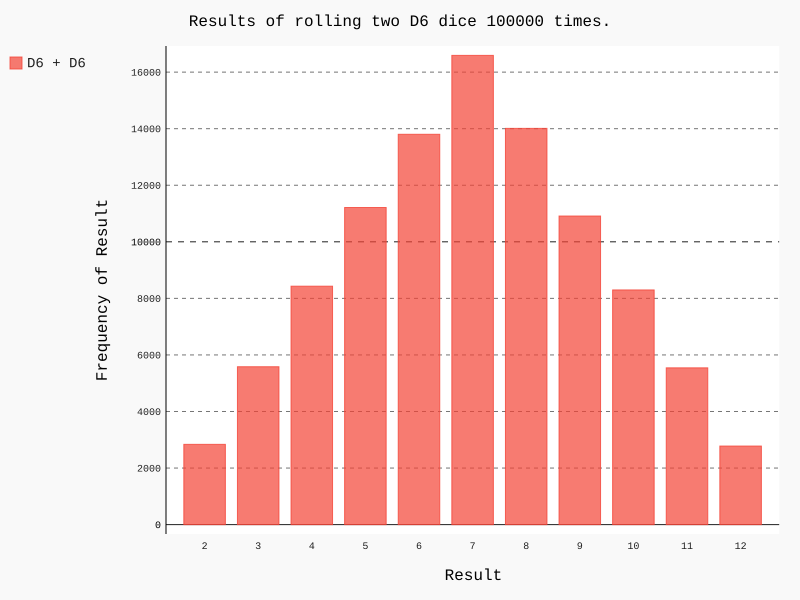

Recreate this plot in Python.
from die import Die
import pygal

# 创建两个D6骰子
die_1 = Die()
die_2 = Die()

# 掷几次骰子,并将结果存储在一个列表中
results = []
for roll_num in range(100000):
    result = die_1.roll() + die_2.roll()
    results.append(result)

# 分析结果
frequencies = []
max_result = die_1.num_sides + die_2.num_sides
for value in range(2, max_result + 1):
    frequency = results.count(value)
    frequencies.append(frequency)

# 对结果进行可视化
hist = pygal.Bar()

hist.title = "Results of rolling two D6 dice 100000 times."
hist.x_labels = ['2', '3', '4', '5', '6', '7', '8', '9', '10', '11', '12']
hist.x_title = "Result"
hist.y_title = "Frequency of Result"

hist.add('D6 + D6', frequencies)
hist.render_to_file('dice_visual.svg')
